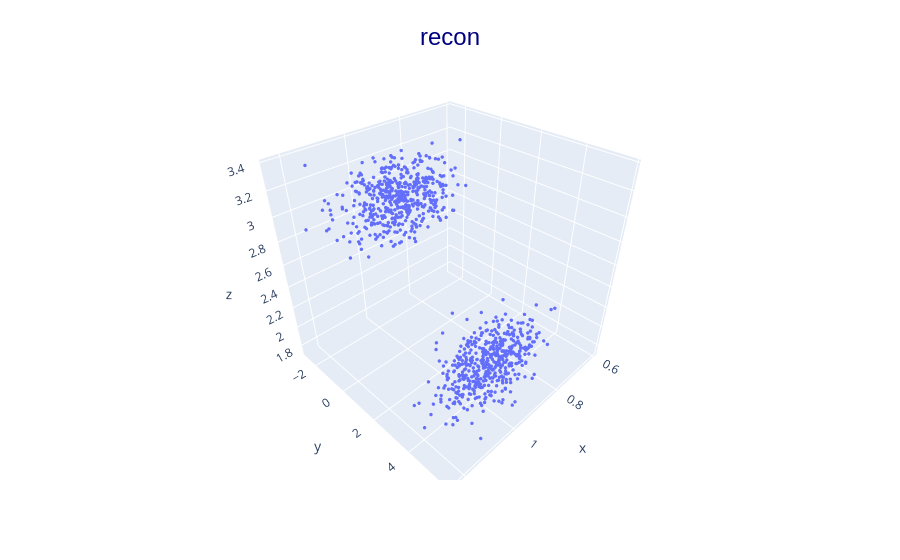

This figure's notebook cell:
### Code cell
plot_vae(flow_vae, sub_key)

### Figure 1 — Plotly figure (JSON) as saved in the notebook; plotly's stock layout.template omitted (floating-point values rounded to 4 significant figures; data arrays with more than 128 entries replaced by an {"elided": "..."} marker saying what was removed)
{"data": [{"hovertemplate": "x=%{x}<br>y=%{y}<br>z=%{z}<extra></extra>", "legendgroup": "", "marker": {"color": "#636efa", "size": 2, "symbol": "circle"}, "mode": "markers", "name": "", "scene": "scene", "showlegend": false, "type": "scatter3d", "x": {"elided": "1000 float values"}, "y": {"elided": "1000 float values"}, "z": {"elided": "1000 float values"}}], "layout": {"legend": {"tracegroupgap": 0}, "margin": {"t": 60}, "scene": {"domain": {"x": [0, 1], "y": [0, 1]}, "xaxis": {"title": {"text": "x"}}, "yaxis": {"title": {"text": "y"}}, "zaxis": {"title": {"text": "z"}}}, "title": {"font": {"color": "navy", "family": "Arial", "size": 24}, "text": "recon", "x": 0.5, "y": 0.95}}}
